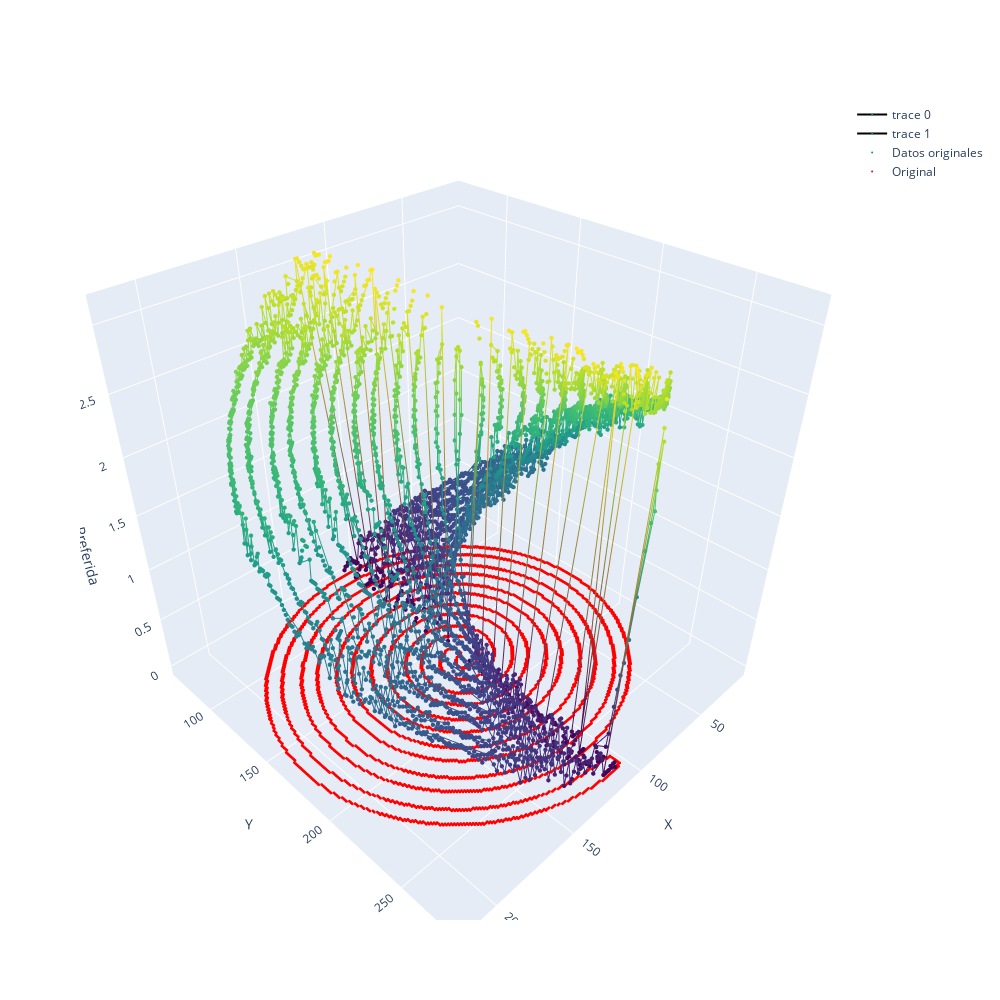

The notebook cell saved with this chart:
### Code cell
plot_in_fibration(mydict,imagen,True,True,True,True)

### Figure 1 — Plotly figure (JSON) as saved in the notebook; plotly's stock layout.template omitted (floating-point values rounded to 4 significant figures; data arrays with more than 128 entries replaced by an {"elided": "..."} marker saying what was removed)
{"data": [{"line": {"color": {"elided": "1712 float values"}, "colorscale": [[0, "#440154"], [0.1111, "#482878"], [0.2222, "#3e4989"], [0.3333, "#31688e"], [0.4444, "#26828e"], [0.5556, "#1f9e89"], [0.6667, "#35b779"], [0.7778, "#6ece58"], [0.8889, "#b5de2b"], [1, "#fde725"]], "width": 2}, "marker": {"color": {"elided": "1712 float values"}, "colorscale": [[0, "#440154"], [0.1111, "#482878"], [0.2222, "#3e4989"], [0.3333, "#31688e"], [0.4444, "#26828e"], [0.5556, "#1f9e89"], [0.6667, "#35b779"], [0.7778, "#6ece58"], [0.8889, "#b5de2b"], [1, "#fde725"]], "size": 1}, "mode": "lines+markers", "type": "scatter3d", "x": {"elided": "1712 int values"}, "y": {"elided": "1712 int values"}, "z": {"elided": "1712 float values"}}, {"line": {"color": {"elided": "1716 float values"}, "colorscale": [[0, "#440154"], [0.1111, "#482878"], [0.2222, "#3e4989"], [0.3333, "#31688e"], [0.4444, "#26828e"], [0.5556, "#1f9e89"], [0.6667, "#35b779"], [0.7778, "#6ece58"], [0.8889, "#b5de2b"], [1, "#fde725"]], "width": 2}, "marker": {"color": {"elided": "1716 float values"}, "colorscale": [[0, "#440154"], [0.1111, "#482878"], [0.2222, "#3e4989"], [0.3333, "#31688e"], [0.4444, "#26828e"], [0.5556, "#1f9e89"], [0.6667, "#35b779"], [0.7778, "#6ece58"], [0.8889, "#b5de2b"], [1, "#fde725"]], "size": 1}, "mode": "lines+markers", "type": "scatter3d", "x": {"elided": "1716 int values"}, "y": {"elided": "1716 int values"}, "z": {"elided": "1716 float values"}}, {"marker": {"color": {"elided": "4404 float values"}, "colorscale": [[0, "#440154"], [0.1111, "#482878"], [0.2222, "#3e4989"], [0.3333, "#31688e"], [0.4444, "#26828e"], [0.5556, "#1f9e89"], [0.6667, "#35b779"], [0.7778, "#6ece58"], [0.8889, "#b5de2b"], [1, "#fde725"]], "size": 1.5}, "mode": "markers", "name": "Datos originales", "type": "scatter3d", "x": {"elided": "4404 int values"}, "y": {"elided": "4404 int values"}, "z": {"elided": "4404 float values"}}, {"marker": {"color": "red", "size": 1}, "mode": "markers", "name": "Original", "type": "scatter3d", "x": {"elided": "4466 int values"}, "y": {"elided": "4466 int values"}, "z": {"elided": "4466 int values"}}], "layout": {"height": 1000, "scene": {"xaxis": {"title": {"text": "X"}}, "yaxis": {"title": {"text": "Y"}}, "zaxis": {"title": {"text": "Altura Preferida"}}}, "width": 1000}}
